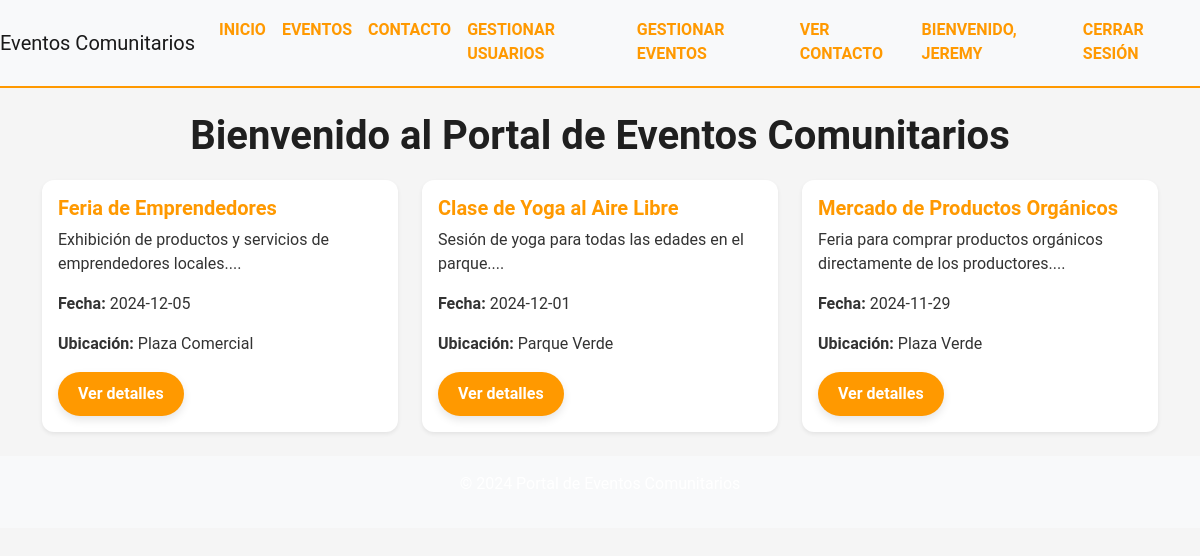
/index.php (signed in), run on the app's committed database.
### tables this page shows
CREATE TABLE `eventos` (
  `id` int(11) NOT NULL,
  `titulo` varchar(100) DEFAULT NULL,
  `descripcion` text DEFAULT NULL,
  `fecha` date DEFAULT NULL,
  `ubicacion` varchar(100) DEFAULT NULL,
  `categoria` varchar(50) DEFAULT NULL,
  `cupo` int(11) DEFAULT NULL,
  `admin_id` int(11) DEFAULT NULL
);

### index.php (the view)
<?php
include 'includes/header.php';
?>
<h1 class="text-center">Bienvenido al Portal de Eventos Comunitarios</h1>
<div class="row">
    <?php
    include 'includes/db.php';
    $sql = "SELECT * FROM eventos ORDER BY fecha DESC LIMIT 3";
    $stmt = $conn->prepare($sql);
    $stmt->execute();
    $eventos = $stmt->fetchAll();
    foreach ($eventos as $evento) {
        echo "<div class='col-md-4'>";
        echo "<div class='card mb-4 shadow-sm'>";
        echo "<div class='card-body'>";
        echo "<h5 class='card-title'>{$evento['titulo']}</h5>";
        echo "<p class='card-text'>". substr($evento['descripcion'], 0, 100) . "...</p>";
        echo "<p><strong>Fecha:</strong> {$evento['fecha']}</p>";
        echo "<p><strong>Ubicación:</strong> {$evento['ubicacion']}</p>";
        echo "<a href='evento_detalle.php?id={$evento['id']}' class='btn btn-primary'>Ver detalles</a>";
        echo "</div></div></div>";
    }
    ?>
</div>
<?php
include 'includes/footer.php';
?>

### assets/css/estilos.css (style rules this page uses)
body { background-color: #f5f5f5; font-family: 'Roboto', sans-serif; color: #333; margin: 0; padding: 0; }
h1, h2 { color: #1f1f1f; font-weight: 700; text-align: center; margin-bottom: 20px; }
.card { border: none; border-radius: 12px; box-shadow: 0px 4px 12px rgba(0, 0, 0, 0.1); transition: transform 0.3s ease, box-shadow 0.3s ease; background-color: #ffffff; margin-bottom: 20px; }
.card-title { color: #ff9900; font-weight: bold; }
.btn-primary { background-color: #ff9900; border: none; border-radius: 30px; padding: 10px 20px; transition: background-color 0.3s ease, box-shadow 0.3s ease; box-shadow: 0px 4px 8px rgba(0, 0, 0, 0.1); font-weight: bold; }

### data on the page
eventos: titulo "Feria de Emprendedores", descripcion "Exhibición de productos y servicios de emprendedores locales.", fecha "2024-12-05", ubicacion "Plaza Comercial"
eventos: titulo "Clase de Yoga al Aire Libre", descripcion "Sesión de yoga para todas las edades en el parque.", fecha "2024-12-01", ubicacion "Parque Verde"
eventos: titulo "Mercado de Productos Orgánicos", descripcion "Feria para comprar productos orgánicos directamente de los productores.", fecha "2024-11-29", ubicacion "Plaza Verde"

### other printed values
$_SESSION['nombre'] "JEREMY"
